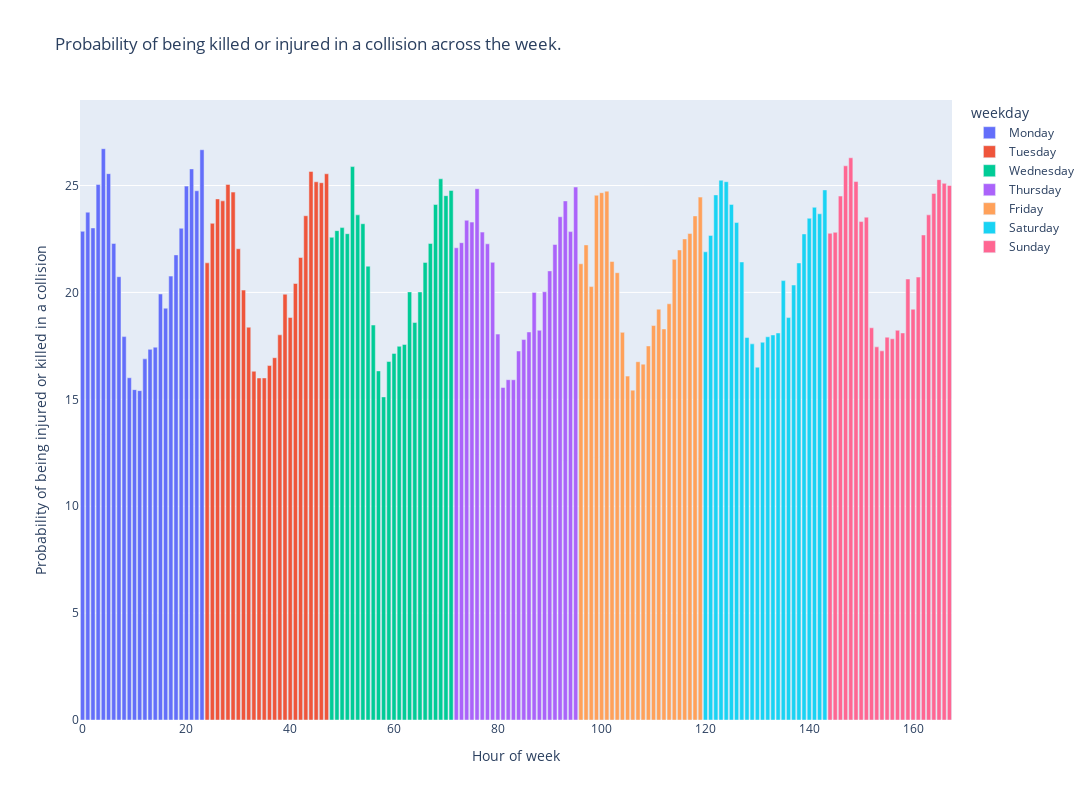

The notebook cell saved with this chart:
### Markdown cell above
# Probability of being injured or killed

### Code cell
df['AnyInjured'] = (df['NUMBER OF PERSONS INJURED'] > 0).astype(int)
df['AnyKilled']  = (df['NUMBER OF PERSONS KILLED'] > 0).astype(int)

df_plot1 = pd.DataFrame({'hour_of_week'          : np.arange(0,24*7),
                         'only_injured'  : df.loc[(df['AnyInjured'] == 1)&(df['AnyKilled'] == 0)].groupby([df['TIME'].dt.hour, df['TIME'].dt.weekday]).size().unstack().fillna(0).values.reshape(-1,order='F').astype(int),
                         'only_killed'   : df.loc[(df['AnyInjured'] == 0)&(df['AnyKilled'] == 1)].groupby([df['TIME'].dt.hour, df['TIME'].dt.weekday]).size().unstack().fillna(0).values.reshape(-1,order='F').astype(int),
                         'both'          : df.loc[(df['AnyInjured'] == 1)&(df['AnyKilled'] == 1)].groupby([df['TIME'].dt.hour, df['TIME'].dt.weekday]).size().unstack().fillna(0).values.reshape(-1,order='F').astype(int),
                         'either'        : df.loc[(df['AnyInjured'] == 1)|(df['AnyKilled'] == 1)].groupby([df['TIME'].dt.hour, df['TIME'].dt.weekday]).size().unstack().fillna(0).values.reshape(-1,order='F').astype(int),
                         'total_count'   : df.groupby([df['TIME'].dt.hour, df['TIME'].dt.weekday]).size().unstack().values.reshape(-1,order='F'),
                         'weekday'       : np.repeat(list(calendar.day_name),24)})

df_plot1['probability'] = (df_plot1['either']/df_plot1['total_count'])*100
df_plot1['weekday_and_time'] = df_plot1['weekday'] + ' ' + [str(x).zfill(2)+':00' for x in np.arange(0,24)]*7

fig = px.bar(df_plot1,x='hour_of_week', y='probability',
             custom_data=['only_injured', 'only_killed', 'both', 'total_count', 'weekday_and_time'],
             labels = {'hour_of_week' : 'Hour of week', 'probability' : 'Probability of being injured or killed in a collision'},
             color='weekday',
             title='Probability of a collision being either deadly or serious across the week.',
             height=800, width=1500)


fig.update_traces(
    hovertemplate="<br>".join([
        "<b>%{customdata[4]}</b>",
        "",
        "Number of collisions with only injured: %{customdata[0]}",
        "Number of collisions with only killed: %{customdata[1]}",
        "Number of collisions with both killed and injured: %{customdata[2]}",
        "Total number of collisions: %{customdata[3]}",
        "",
        "Probability of a collision being serious: %{y}%",
    ])
)

fig.update_layout(yaxis_range=[0,np.ceil(df_plot1['probability'].max())+2])
fig.show()

### Figure 1 — Plotly figure (JSON) as saved in the notebook; plotly's stock layout.template omitted (floating-point values rounded to 4 significant figures)
{"data": [{"alignmentgroup": "True", "customdata": [[1427, 11, 3, 6304, "Monday 00:00"], [682, 1, 3, 2888, "Monday 01:00"], [464, 7, 2, 2055, "Monday 02:00"], [408, 6, 3, 1665, "Monday 03:00"], [529, 11, 3, 2032, "Monday 04:00"], [715, 8, 3, 2841, "Monday 05:00"], [1274, 9, 4, 5774, "Monday 06:00"], [1733, 7, 3, 8406, "Monday 07:00"], [2843, 10, 0, 15909, "Monday 08:00"], [2379, 9, 3, 14936, "Monday 09:00"], [2018, 9, 3, 13137, "Monday 10:00"], [2025, 9, 2, 13216, "Monday 11:00"], [2260, 10, 3, 13456, "Monday 12:00"], [2402, 10, 2, 13924, "Monday 13:00"], [2763, 4, 2, 15879, "Monday 14:00"], [3013, 4, 2, 15150, "Monday 15:00"], [3449, 15, 6, 18015, "Monday 16:00"], [3587, 13, 6, 17368, "Monday 17:00"], [3178, 11, 3, 14672, "Monday 18:00"], [2587, 18, 1, 11330, "Monday 19:00"], [2207, 10, 2, 8886, "Monday 20:00"], [1819, 10, 2, 7103, "Monday 21:00"], [1476, 12, 4, 6027, "Monday 22:00"], [1252, 10, 5, 4750, "Monday 23:00"]], "hovertemplate": "<b>%{customdata[4]}</b><br><br>Number of collisions with only injured: %{customdata[0]}<br>Number of collisions with only killed: %{customdata[1]}<br>Number of collisions with both killed and injured: %{customdata[2]}<br>Total number of collisions: %{customdata[3]}<br><br>Probability of a collision being serious: %{y}%", "legendgroup": "Monday", "marker": {"color": "#636efa"}, "name": "Monday", "offsetgroup": "Monday", "orientation": "v", "showlegend": true, "textposition": "auto", "type": "bar", "x": [0, 1, 2, 3, 4, 5, 6, 7, 8, 9, 10, 11, 12, 13, 14, 15, 16, 17, 18, 19, 20, 21, 22, 23], "xaxis": "x", "y": [22.86, 23.75, 23.02, 25.05, 26.72, 25.55, 22.29, 20.74, 17.93, 16.01, 15.45, 15.41, 16.89, 17.34, 17.44, 19.93, 19.26, 20.76, 21.76, 23.0, 24.97, 25.78, 24.76, 26.67], "yaxis": "y"}, {"alignmentgroup": "True", "customdata": [[1195, 7, 1, 5626, "Tuesday 00:00"], [524, 11, 7, 2333, "Tuesday 01:00"], [398, 1, 0, 1637, "Tuesday 02:00"], [305, 3, 5, 1289, "Tuesday 03:00"], [357, 8, 5, 1477, "Tuesday 04:00"], [634, 7, 1, 2600, "Tuesday 05:00"], [1234, 16, 5, 5694, "Tuesday 06:00"], [1739, 4, 4, 8688, "Tuesday 07:00"], [3051, 7, 1, 16650, "Tuesday 08:00"], [2581, 14, 0, 15908, "Tuesday 09:00"], [2201, 9, 2, 13828, "Tuesday 10:00"], [2188, 7, 3, 13737, "Tuesday 11:00"], [2304, 9, 2, 13963, "Tuesday 12:00"], [2434, 7, 1, 14410, "Tuesday 13:00"], [2977, 11, 5, 16613, "Tuesday 14:00"], [3053, 7, 2, 15374, "Tuesday 15:00"], [3477, 7, 2, 18515, "Tuesday 16:00"], [3750, 12, 3, 18441, "Tuesday 17:00"], [3381, 10, 3, 15689, "Tuesday 18:00"], [2901, 10, 2, 12350, "Tuesday 19:00"], [2484, 9, 2, 9724, "Tuesday 20:00"], [1926, 13, 2, 7710, "Tuesday 21:00"], [1668, 5, 1, 6661, "Tuesday 22:00"], [1332, 11, 6, 5280, "Tuesday 23:00"]], "hovertemplate": "<b>%{customdata[4]}</b><br><br>Number of collisions with only injured: %{customdata[0]}<br>Number of collisions with only killed: %{customdata[1]}<br>Number of collisions with both killed and injured: %{customdata[2]}<br>Total number of collisions: %{customdata[3]}<br><br>Probability of a collision being serious: %{y}%", "legendgroup": "Tuesday", "marker": {"color": "#EF553B"}, "name": "Tuesday", "offsetgroup": "Tuesday", "orientation": "v", "showlegend": true, "textposition": "auto", "type": "bar", "x": [24, 25, 26, 27, 28, 29, 30, 31, 32, 33, 34, 35, 36, 37, 38, 39, 40, 41, 42, 43, 44, 45, 46, 47], "xaxis": "x", "y": [21.38, 23.23, 24.37, 24.28, 25.05, 24.69, 22.04, 20.11, 18.37, 16.31, 16.0, 16.0, 16.58, 16.95, 18.02, 19.92, 18.83, 20.42, 21.63, 23.59, 25.66, 25.18, 25.13, 25.55], "yaxis": "y"}, {"alignmentgroup": "True", "customdata": [[1313, 10, 5, 5882, "Wednesday 00:00"], [585, 3, 3, 2582, "Wednesday 01:00"], [383, 2, 4, 1689, "Wednesday 02:00"], [323, 3, 2, 1442, "Wednesday 03:00"], [414, 7, 3, 1638, "Wednesday 04:00"], [589, 7, 2, 2531, "Wednesday 05:00"], [1252, 10, 1, 5441, "Wednesday 06:00"], [1807, 8, 1, 8555, "Wednesday 07:00"], [2965, 5, 2, 16087, "Wednesday 08:00"], [2391, 6, 3, 14697, "Wednesday 09:00"], [1944, 7, 3, 12929, "Wednesday 10:00"], [2129, 6, 0, 12733, "Wednesday 11:00"], [2316, 6, 3, 13559, "Wednesday 12:00"], [2420, 6, 2, 13890, "Wednesday 13:00"], [2940, 6, 4, 16795, "Wednesday 14:00"], [3110, 11, 3, 15601, "Wednesday 15:00"], [3370, 10, 4, 18202, "Wednesday 16:00"], [3651, 12, 3, 18311, "Wednesday 17:00"], [3442, 14, 3, 16160, "Wednesday 18:00"], [2769, 15, 1, 12495, "Wednesday 19:00"], [2333, 8, 4, 9726, "Wednesday 20:00"], [2038, 14, 1, 8110, "Wednesday 21:00"], [1724, 8, 0, 7062, "Wednesday 22:00"], [1340, 8, 3, 5454, "Wednesday 23:00"]], "hovertemplate": "<b>%{customdata[4]}</b><br><br>Number of collisions with only injured: %{customdata[0]}<br>Number of collisions with only killed: %{customdata[1]}<br>Number of collisions with both killed and injured: %{customdata[2]}<br>Total number of collisions: %{customdata[3]}<br><br>Probability of a collision being serious: %{y}%", "legendgroup": "Wednesday", "marker": {"color": "#00cc96"}, "name": "Wednesday", "offsetgroup": "Wednesday", "orientation": "v", "showlegend": true, "textposition": "auto", "type": "bar", "x": [48, 49, 50, 51, 52, 53, 54, 55, 56, 57, 58, 59, 60, 61, 62, 63, 64, 65, 66, 67, 68, 69, 70, 71], "xaxis": "x", "y": [22.58, 22.89, 23.03, 22.75, 25.89, 23.63, 23.21, 21.23, 18.47, 16.33, 15.11, 16.77, 17.15, 17.48, 17.56, 20.02, 18.59, 20.02, 21.4, 22.29, 24.11, 25.31, 24.53, 24.77], "yaxis": "y"}, {"alignmentgroup": "True", "customdata": [[1390, 9, 4, 6352, "Thursday 00:00"], [591, 8, 2, 2692, "Thursday 01:00"], [455, 8, 1, 1985, "Thursday 02:00"], [357, 4, 3, 1563, "Thursday 03:00"], [447, 8, 1, 1835, "Thursday 04:00"], [576, 12, 1, 2581, "Thursday 05:00"], [1206, 12, 1, 5473, "Thursday 06:00"], [1757, 8, 2, 8254, "Thursday 07:00"], [2921, 5, 4, 16233, "Thursday 08:00"], [2364, 8, 1, 15259, "Thursday 09:00"], [2101, 7, 0, 13243, "Thursday 10:00"], [2107, 13, 1, 13327, "Thursday 11:00"], [2382, 5, 1, 13836, "Thursday 12:00"], [2557, 6, 2, 14414, "Thursday 13:00"], [3003, 3, 0, 16561, "Thursday 14:00"], [3096, 7, 3, 15529, "Thursday 15:00"], [3357, 12, 0, 18481, "Thursday 16:00"], [3683, 8, 4, 18449, "Thursday 17:00"], [3321, 11, 2, 15871, "Thursday 18:00"], [2810, 11, 5, 12706, "Thursday 19:00"], [2427, 13, 2, 10374, "Thursday 20:00"], [2100, 12, 3, 8711, "Thursday 21:00"], [1758, 6, 3, 7735, "Thursday 22:00"], [1494, 14, 4, 6065, "Thursday 23:00"]], "hovertemplate": "<b>%{customdata[4]}</b><br><br>Number of collisions with only injured: %{customdata[0]}<br>Number of collisions with only killed: %{customdata[1]}<br>Number of collisions with both killed and injured: %{customdata[2]}<br>Total number of collisions: %{customdata[3]}<br><br>Probability of a collision being serious: %{y}%", "legendgroup": "Thursday", "marker": {"color": "#ab63fa"}, "name": "Thursday", "offsetgroup": "Thursday", "orientation": "v", "showlegend": true, "textposition": "auto", "type": "bar", "x": [72, 73, 74, 75, 76, 77, 78, 79, 80, 81, 82, 83, 84, 85, 86, 87, 88, 89, 90, 91, 92, 93, 94, 95], "xaxis": "x", "y": [22.09, 22.33, 23.38, 23.29, 24.85, 22.82, 22.27, 21.41, 18.05, 15.55, 15.92, 15.92, 17.26, 17.8, 18.15, 20.0, 18.23, 20.03, 21.01, 22.24, 23.54, 24.28, 22.84, 24.93], "yaxis": "y"}, {"alignmentgroup": "True", "customdata": [[1550, 8, 0, 7301, "Friday 00:00"], [770, 6, 0, 3492, "Friday 01:00"], [502, 3, 1, 2496, "Friday 02:00"], [477, 9, 0, 1980, "Friday 03:00"], [556, 9, 4, 2307, "Friday 04:00"], [721, 6, 0, 2939, "Friday 05:00"], [1220, 5, 1, 5717, "Friday 06:00"], [1710, 7, 2, 8216, "Friday 07:00"], [2794, 7, 1, 15454, "Friday 08:00"], [2371, 7, 3, 14803, "Friday 09:00"], [1991, 11, 2, 12989, "Friday 10:00"], [2249, 8, 4, 13492, "Friday 11:00"], [2372, 14, 1, 14340, "Friday 12:00"], [2626, 5, 1, 15043, "Friday 13:00"], [3315, 11, 4, 18048, "Friday 14:00"], [3271, 9, 5, 17094, "Friday 15:00"], [3575, 5, 3, 19589, "Friday 16:00"], [3780, 14, 4, 19508, "Friday 17:00"], [3593, 14, 4, 16759, "Friday 18:00"], [3014, 13, 2, 13777, "Friday 19:00"], [2558, 10, 4, 11430, "Friday 20:00"], [2112, 15, 3, 9361, "Friday 21:00"], [2068, 12, 1, 8826, "Friday 22:00"], [1890, 11, 3, 7785, "Friday 23:00"]], "hovertemplate": "<b>%{customdata[4]}</b><br><br>Number of collisions with only injured: %{customdata[0]}<br>Number of collisions with only killed: %{customdata[1]}<br>Number of collisions with both killed and injured: %{customdata[2]}<br>Total number of collisions: %{customdata[3]}<br><br>Probability of a collision being serious: %{y}%", "legendgroup": "Friday", "marker": {"color": "#FFA15A"}, "name": "Friday", "offsetgroup": "Friday", "orientation": "v", "showlegend": true, "textposition": "auto", "type": "bar", "x": [96, 97, 98, 99, 100, 101, 102, 103, 104, 105, 106, 107, 108, 109, 110, 111, 112, 113, 114, 115, 116, 117, 118, 119], "xaxis": "x", "y": [21.34, 22.22, 20.27, 24.55, 24.66, 24.74, 21.44, 20.92, 18.13, 16.08, 15.43, 16.76, 16.65, 17.5, 18.45, 19.22, 18.29, 19.47, 21.55, 21.99, 22.5, 22.75, 23.58, 24.46], "yaxis": "y"}, {"alignmentgroup": "True", "customdata": [[1972, 14, 2, 9078, "Saturday 00:00"], [1312, 3, 9, 5841, "Saturday 01:00"], [1161, 10, 7, 4796, "Saturday 02:00"], [1080, 11, 7, 4349, "Saturday 03:00"], [1208, 13, 10, 4889, "Saturday 04:00"], [951, 6, 5, 3989, "Saturday 05:00"], [875, 3, 2, 3782, "Saturday 06:00"], [808, 1, 3, 3790, "Saturday 07:00"], [1204, 2, 2, 6753, "Saturday 08:00"], [1412, 8, 0, 8071, "Saturday 09:00"], [1548, 10, 2, 9453, "Saturday 10:00"], [1941, 6, 2, 11030, "Saturday 11:00"], [2190, 3, 2, 12246, "Saturday 12:00"], [2419, 7, 3, 13486, "Saturday 13:00"], [2677, 9, 1, 14843, "Saturday 14:00"], [2633, 5, 5, 12860, "Saturday 15:00"], [2830, 10, 6, 15120, "Saturday 16:00"], [2790, 19, 7, 13840, "Saturday 17:00"], [2733, 14, 5, 12873, "Saturday 18:00"], [2556, 7, 5, 11295, "Saturday 19:00"], [2399, 9, 5, 10282, "Saturday 20:00"], [2218, 17, 2, 9328, "Saturday 21:00"], [2134, 12, 4, 9080, "Saturday 22:00"], [2006, 11, 6, 8159, "Saturday 23:00"]], "hovertemplate": "<b>%{customdata[4]}</b><br><br>Number of collisions with only injured: %{customdata[0]}<br>Number of collisions with only killed: %{customdata[1]}<br>Number of collisions with both killed and injured: %{customdata[2]}<br>Total number of collisions: %{customdata[3]}<br><br>Probability of a collision being serious: %{y}%", "legendgroup": "Saturday", "marker": {"color": "#19d3f3"}, "name": "Saturday", "offsetgroup": "Saturday", "orientation": "v", "showlegend": true, "textposition": "auto", "type": "bar", "x": [120, 121, 122, 123, 124, 125, 126, 127, 128, 129, 130, 131, 132, 133, 134, 135, 136, 137, 138, 139, 140, 141, 142, 143], "xaxis": "x", "y": [21.9, 22.67, 24.56, 25.25, 25.18, 24.12, 23.27, 21.42, 17.89, 17.59, 16.5, 17.67, 17.92, 18.01, 18.1, 20.55, 18.82, 20.35, 21.38, 22.74, 23.47, 23.98, 23.68, 24.79], "yaxis": "y"}, {"alignmentgroup": "True", "customdata": [[2056, 14, 5, 9115, "Sunday 00:00"], [1445, 15, 4, 6418, "Sunday 01:00"], [1249, 12, 6, 5170, "Sunday 02:00"], [1255, 12, 5, 4907, "Sunday 03:00"], [1430, 19, 10, 5548, "Sunday 04:00"], [1101, 12, 8, 4451, "Sunday 05:00"], [786, 4, 5, 3410, "Sunday 06:00"], [700, 6, 1, 3006, "Sunday 07:00"], [892, 5, 1, 4895, "Sunday 08:00"], [1002, 2, 2, 5764, "Sunday 09:00"], [1275, 6, 1, 7425, "Sunday 10:00"], [1615, 4, 0, 9041, "Sunday 11:00"], [1838, 4, 6, 10364, "Sunday 12:00"], [2116, 11, 2, 11679, "Sunday 13:00"], [2445, 2, 4, 13538, "Sunday 14:00"], [2443, 9, 1, 11892, "Sunday 15:00"], [2576, 8, 4, 13469, "Sunday 16:00"], [2535, 10, 4, 12304, "Sunday 17:00"], [2566, 8, 3, 11359, "Sunday 18:00"], [2340, 8, 2, 9946, "Sunday 19:00"], [2167, 12, 6, 8871, "Sunday 20:00"], [1949, 11, 2, 7763, "Sunday 21:00"], [1782, 13, 7, 7179, "Sunday 22:00"], [1410, 6, 3, 5675, "Sunday 23:00"]], "hovertemplate": "<b>%{customdata[4]}</b><br><br>Number of collisions with only injured: %{customdata[0]}<br>Number of collisions with only killed: %{customdata[1]}<br>Number of collisions with both killed and injured: %{customdata[2]}<br>Total number of collisions: %{customdata[3]}<br><br>Probability of a collision being serious: %{y}%", "legendgroup": "Sunday", "marker": {"color": "#FF6692"}, "name": "Sunday", "offsetgroup": "Sunday", "orientation": "v", "showlegend": true, "textposition": "auto", "type": "bar", "x": [144, 145, 146, 147, 148, 149, 150, 151, 152, 153, 154, 155, 156, 157, 158, 159, 160, 161, 162, 163, 164, 165, 166, 167], "xaxis": "x", "y": [22.76, 22.81, 24.51, 25.92, 26.3, 25.19, 23.31, 23.52, 18.35, 17.45, 17.27, 17.91, 17.83, 18.23, 18.1, 20.63, 19.21, 20.72, 22.69, 23.63, 24.63, 25.27, 25.1, 25.0], "yaxis": "y"}], "layout": {"barmode": "relative", "height": 800, "legend": {"title": {"text": "weekday"}, "tracegroupgap": 0}, "title": {"text": "Probability of being killed or injured in a collision across the week."}, "width": 1500, "xaxis": {"anchor": "y", "autorange": true, "domain": [0, 1], "range": [-0.5, 167.5], "title": {"text": "Hour of week"}, "type": "linear"}, "yaxis": {"anchor": "x", "domain": [0, 1], "range": [0, 29], "title": {"text": "Probability of being injured or killed in a collision"}, "type": "linear"}}}
